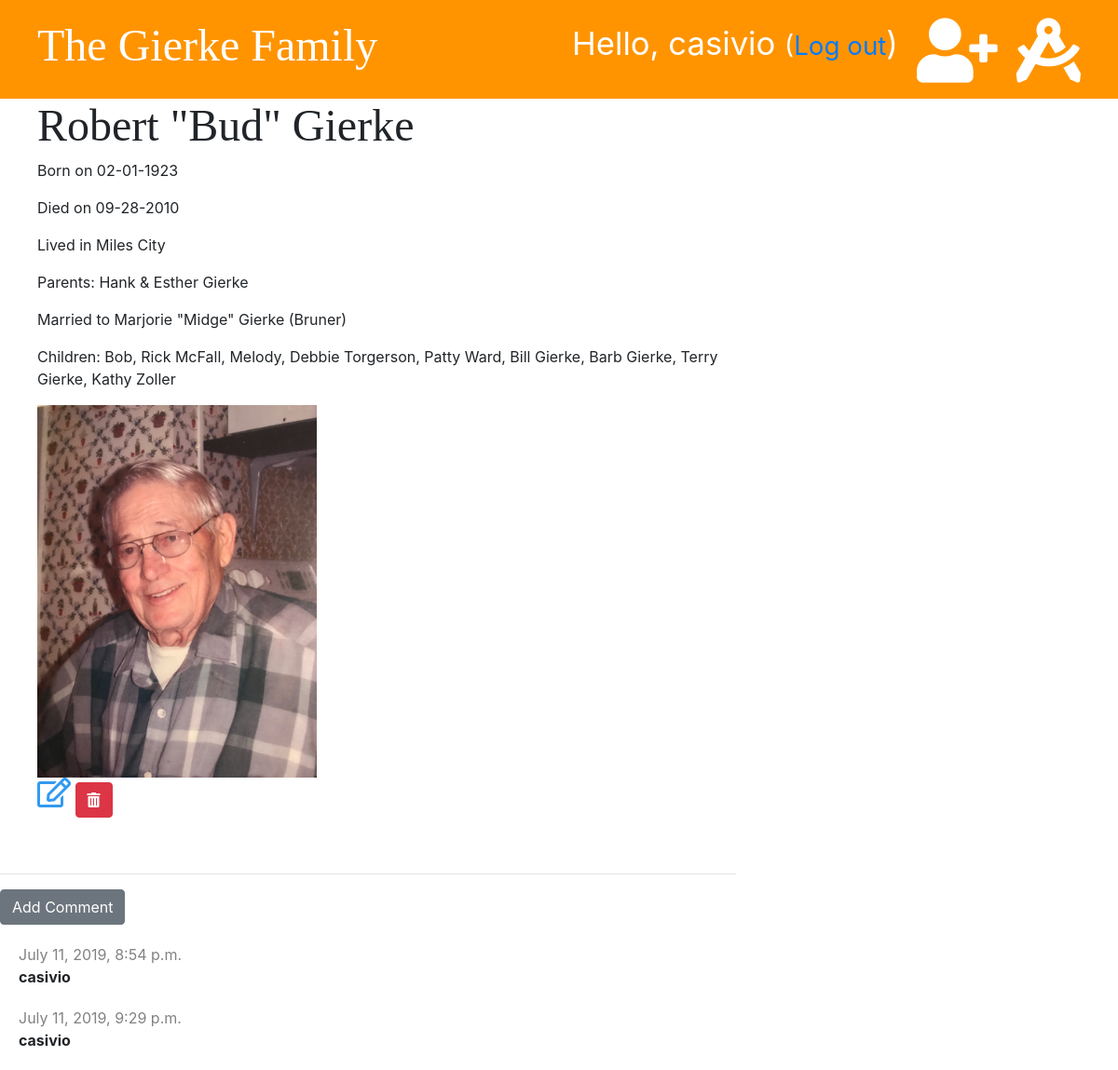
/post/3/ (signed in), run on an earlier commit of the app's database.
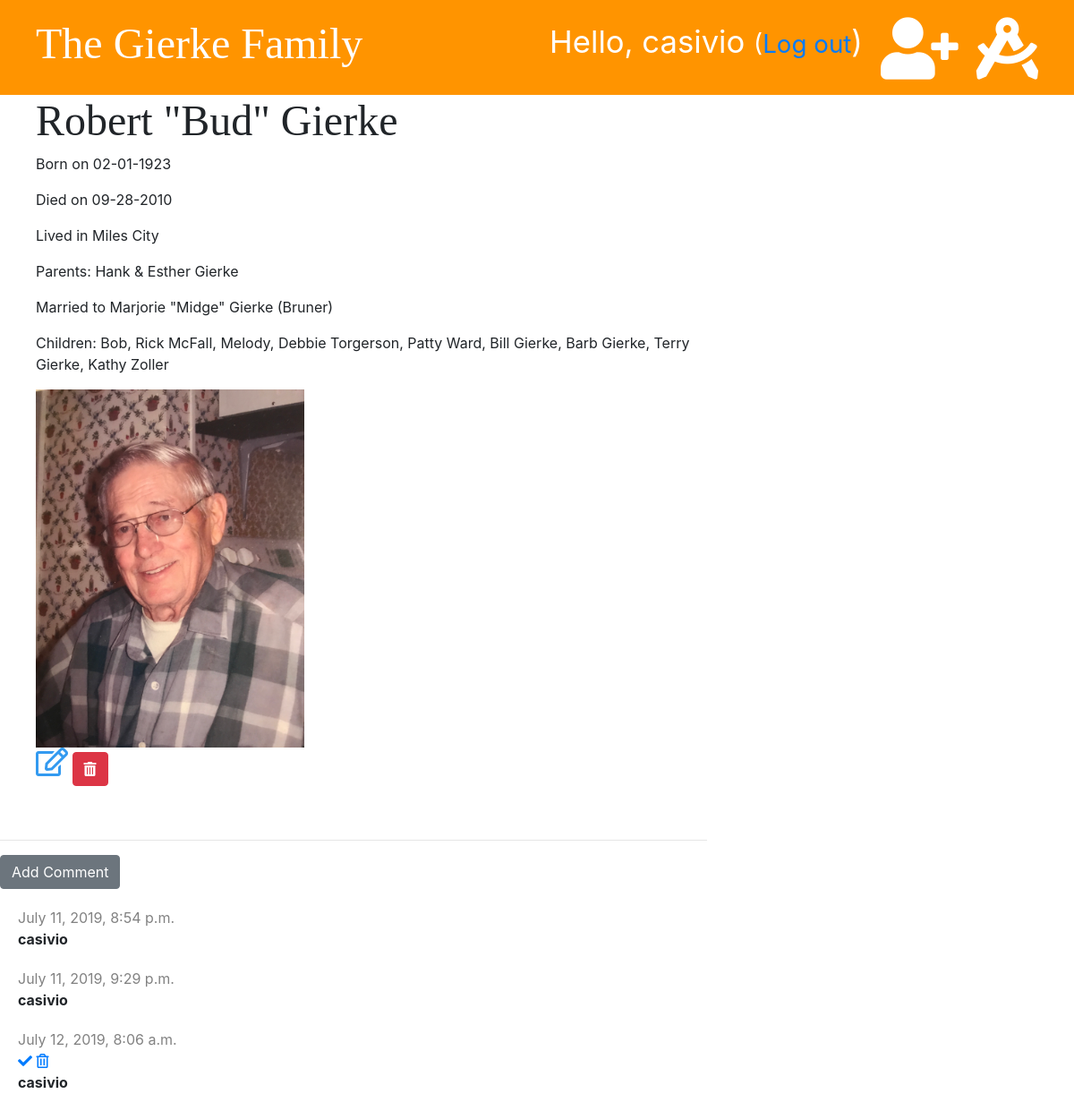
And on a later commit of the database.
### blog/models.py (models this page shows, shortened)
class Post(models.Model):
	author = models.ForeignKey('auth.User', on_delete=models.CASCADE)
	name = models.CharField(max_length=200, unique=True)
	date_of_birth = models.DateTimeField(blank=True, null=True)
	date_deceased = models.DateTimeField(blank=True, null=True)
	parents = models.CharField(max_length=100, blank=True, null=True)
	spouse = models.CharField(max_length=100, blank=True, null=True)
	children =  models.CharField(max_length=300, blank=True, null=True)
	city =  models.CharField(max_length=100, blank=True, null=True)
	text = models.TextField()
	picture = models.ImageField(blank=True, upload_to='images/', default='images/IMG_3232.JPG')
	created_date = models.DateTimeField(default=timezone.now)
	published_date = models.DateTimeField(blank=True, null=True)

class Comment(models.Model):
	post = models.ForeignKey('blog.Post', on_delete=models.CASCADE, related_name='comments')
	author = models.CharField(max_length=200)
	text = models.TextField()
	created_date = models.DateTimeField(default=timezone.now)
	approved = models.BooleanField(default=False)

### blog/views.py (the view)
# urls.py: path('post/<int:pk>/', views.post_detail, name='post_detail'),
def post_detail(request, pk):
	post = get_object_or_404(Post, pk=pk)
	stuff_for_frontend = {'post': post}
	return render(request, 'blog/post_detail.html', stuff_for_frontend)

### blog/templatetags/markdownify.py (called while the page is built)
@register.filter
def markdown(value):
    renderer = HighlightRenderer()
    markdown = mistune.Markdown(renderer=renderer)
    return markdown(value)

### blog/templates/blog/post_detail.html (shortened to what this page needs)
{% extends 'blog/base.html' %}
{% load markdownify %}
{% block content %}
	<div class="post">
		{% if post.published_date %}
			<div>
				<h1>{{ post.name }}</h1>
				<p>Born on {{ post.date_of_birth|date:'m-d-Y' }}</p>
				{% if post.date_deceased is not None %}
					<p>Died on {{ post.date_deceased|date:'m-d-Y' }}</p>
					<p>Lived in {{ post.city }}</p>
				{% else %}
					<p>Still with us today and living in {{ post.city }}</p>
				{% endif %}
				<p>Parents: {{ post.parents }}</p>
				{% if post.spouse is not None %}
					<p>Married to {{ post.spouse }}</p>
				{% else %}
					<p>On the market for a potential spouse</p>
				{% endif %}
				{% if post.children is not None %}
					<p>Children: {{ post.children }}</p>
				{% else %}
					<p>No children... yet <img src="https://thumbs.dreamstime.com/z/winking-face-emoticon-vector-design-smiling-71847858.jpg" height=35</p>
				{% endif %}
			</div>
			<div>
				<img src="{{ post.picture.url }}"height=400>
			</div>
			{% else %}
			<a href={% url 'post_publish' pk=post.pk %} class="btn btn-primary">Publish</a>
		{% endif %}
		{% if user.is_authenticated and user.is_superuser %}
		<div>
			<a href="{% url 'post_edit' pk=post.pk %}"><i class="far fa-edit fa-2x" style="color: #339af0"></i></a>
			<a href="{% url 'post_delete' pk=post.pk %}" class="btn btn-danger" onclick="return confirm('Are you sure you want to delete this post?')"><i class="fas fa-trash-alt"></i></a>
		</div>
		{% endif %}
	</div>
	<hr>
	<a href="{% url 'add_comment_to_post' pk=post.pk %}" class="btn btn-secondary">Add Comment</a>
	{% for comment in post.comments.all %}
		{% if user.is_authenticated or comment.approved %}
		<div class="comment">
			<div class="date">
				{{ comment.created_date }}
			</div>
			{% if not comment.approved and user.is_superuser %}
				<a href="{% url 'comment_approve' pk=comment.pk %}"><i class="fas fa-check"></i></a>
				<a href="{% url 'comment_remove' pk=comment.pk %}"><i class="far fa-trash-alt"></i></a>
			{% endif %}
			<p><strong>{{ comment.author }}</strong></p>
		</div>
		{% endif %}
	{% empty %}
		<p>No comments yet ...</p>
	{% endfor %}
{% endblock %}

### blog/templates/blog/base.html (shortened to what this page needs)
{% load staticfiles %}
<!DOCTYPE html>
<html>
<head>
	<link rel="stylesheet" href="https://stackpath.bootstrapcdn.com/bootstrap/4.3.1/css/bootstrap.min.css">
	<link rel="stylesheet" href="{% static 'css/blog.css' %}">
	<link rel="stylesheet" href="{% static 'css/zenburn.css' %}">
	<link rel="stylesheet" href="https://use.fontawesome.com/releases/v5.8.1/css/all.css">
</head>
<body>
	<div class="page-header">
		{% if user.is_authenticated %}
			<a href="{% url 'post_draft_list' %}" class="top-menu"><i class="fas fa-drafting-compass fa-2x"></i></a>
			<a href="{% url 'post_new' %}" class=top-menu><i class="fas fa-user-plus fa-2x"></i></a>
			<p class="top-menu">Hello, {{ user.username }} <small>(<a href="{% url 'logout' %}">Log out</a></small>)</p>
		{% else %}
			<a href="{% url 'login' %}" class="top-menu">Login</a>
		{% endif %}
		<h1><a href="{% url 'post_list' %}">The Gierke Family</a></h1>
	</div>
		<div class="row">
			<div class="col-md-8">
				{% block content %}
				{% endblock %}
			</div>
		</div>
</body>
</html>

### blog/static/css/blog.css (style rules this page uses)
.page-header { background-color: #ff9400; margin-top: 0; padding: 20px 20px 20px 40px; }
.page-header h1, .page-header h1 a { color: #ffffff; font-size: 36pt; text-decoration: none; }
h1, h2, h3, h4 { font-family: 'Tangerine', 'Inconsolata', 'Droid Sans', serif; font-size: 48px; }
.date { color: #828282; margin-top: 20px; }
.post { margin-bottom: 60px; margin-left: 40px; }
.top-menu, .top-menu-add-icon:hover { color: #ffffff; float: right; font-size: 26pt; margin-right: 20px; }
.comment { margin: 20px 0px 20px 20px; }

What changed in the data, as far as the page shows it:
added Comment: created_date "July 12, 2019, 8:06 a.m.", approved False (drawn), author "casivio"
